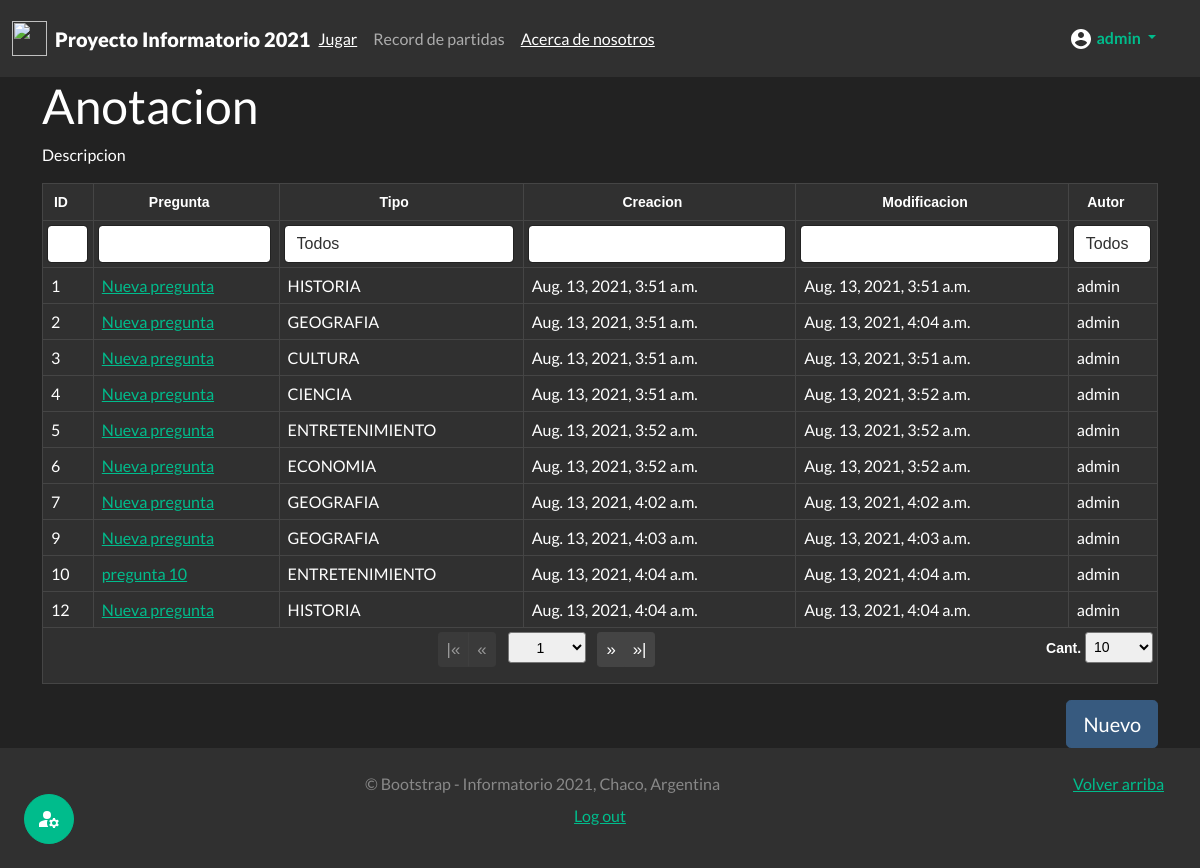
The page /useradmin/prg (signed in) on the database its author committed.
### juego_chaco/models.py (models this page shows)
class Pregunta(models.Model):
    autor = models.ForeignKey(User, on_delete=models.CASCADE) #modificar mas adelante
    pregunta = models.CharField(max_length=500)
    clasificacion = models.CharField(max_length=30,choices=Clasificacion.choices,default=Clasificacion.GEOGRAFIA,)
    fecha_creacion = models.DateTimeField(auto_now_add=True, editable=False)
    fecha_modificacion = models.DateTimeField(auto_now=True)
    def __str__(self):
        return self.pregunta

### authusuario/views.py (the view)
# urls.py: path('useradmin/<str:id>',views.mi_useradmin,name="mi_useradmin"),
@login_required(login_url="login")
@permission_required('authusuario.es_usuario_admin',raise_exception=True)
def mi_useradmin(request,id):
    sw={"prg":admin_cuestionarios,"usr":admin_usuarios,"act":admin_actividades}
    func= sw.get(id,"ERROR")
    if func != "ERROR":
        return func(request)
    raise Http404

### juego_chaco/views.py (called while the page is built)
def admin_cuestionarios(request):
    lista_preguntas=Pregunta.objects.all()
    context={"cuestionario":lista_preguntas}
    return render(request,'admin/admin_cuestionarios.html',context)

### templates/admin/admin_cuestionarios.html (shortened to what this page needs)
{% extends 'base.html' %}
{% load static %}
{% block load_scr %}
<link href={% static 'css/theme.bootstrap_4.css' %} rel="stylesheet">
<link href={% static 'css/jquery.tablesorter.pager.css' %} rel="stylesheet">
{% endblock  %}
{% block content %}
<div class="container">
  <h1>Anotacion</h2>
  <p>Descripcion</p>
  <table class="table table-dark table-bordered table-hover table-responsive">
    <thead class="thead-dark text-center">
      <tr>
        <th>ID</th>
        <th>Pregunta</th>
        <th class="filter-select filter-exact" data-placeholder="Todos">Tipo</th>
        <th>Creacion</th>
        <th>Modificacion</th>
        <th class="filter-select filter-exact" data-placeholder="Todos">Autor</th>
    </thead>
    <tfoot class="text-center">
      <tr>
        <th colspan="7" class="ts-pager">
          <div class="form-inline">
            <div class="btn-group btn-group-sm mx-1" role="group">
              <button type="button" class="btn btn-secondary first" title="first">|&laquo;</button>
              <button type="button" class="btn btn-secondary prev" title="previous">&laquo;</button>
            </div>
            <select class="form-control-sm custom-select px-4 mx-1 pagenum" title="N° de página"></select>
            <div class="btn-group btn-group-sm mx-1" role="group">
              <button type="button" class="btn btn-secondary next" title="next">&raquo;</button>
              <button type="button" class="btn btn-secondary last" title="last">&raquo;|</button>
            </div>
            <p class="float-end">
              <a>Cant.</a>
              <select class="form-control-sm custom-select px-1 pagesize" title="Seleccione el tamaño de página">
                <option selected="selected" value="10">10</option>
            </p>
          </div>
        </th>
      </tr>
    </tfoot>
    <tbody>
      {% for pregunta in cuestionario %}
        <tr>
        <td>{{pregunta.pk}}</td>
        <td><a href= {% url 'editar' 'ver' pregunta.pk %}>{{pregunta}}</a></td>
        <td>{{pregunta.clasificacion}}</td>
        <td>{{pregunta.fecha_creacion}}</td>
        <td>{{pregunta.fecha_modificacion}}</td>
        <td>{{pregunta.autor}}</td>
        </tr>
      {% endfor %}
    </tbody>
  </table>
  <div class="text-right" style="margin-top: auto;">
    <a href={% url 'editar' 'new' %} class="btn btn-lg btn-primary">Nuevo</a>
  </div>
</div>
{% endblock  %}

### templates/partials/_header.html (shortened to what this page needs)
{% load static %}
<header class="sticky-top">
  <nav class="navbar navbar-expand-md navbar-dark bg-dark">
    <div class="container-fluid">
      <a href={% url 'home'%} class="navbar-brand d-flex align-items-center" style="margin-right: 0px">
        <img class="me-2" src={% static 'img/w_logo.png' %} alt="" width="35" height="35">
        <div class="navbar-collapse collapse">
          <strong><b>Proyecto Informatorio 2021</b></strong>
        </div>
      </a>
      <div class="navbar-collapse collapse" id="navbarHeader">
        <ul class="navbar-nav me-auto mb-2 mb-md-0">
          <li class="nav-link"><a href={% url 'nuevo-juego' %} class="text-white">Jugar</a></li>
          <li class="nav-link"><a href='#' class="text-white"></a>Record de partidas</li>
          <li class="nav-link"><a href={% url 'nosotros' %} class="text-white">Acerca de nosotros</a></li>
        </ul>
      </div>
      {% if user.is_authenticated %}
      <li class="nav-link dropdown p-0">
        <a href="#" class="nav-link dropdown-toggle active" id="navbarDropdownUserInfo" role="button" data-bs-toggle="dropdown" aria-expanded="false">
          <b>{{user.username}}</b>
        </a>
      </li>
      {% else %}
      <li class="nav-link p-0"><a href={% url 'login'%} class="text-white small">Iniciar sesion</a><a> / </a><a href={% url 'register'%} class="btn btn-success btn-sm"><b>Registrarse</b></a></li>
      {% endif %}
    </div>
  </nav>
</header>

### Proyecto_InfoCh2021/static/css/main.css (style rules this page uses)
.text-right { text-align:right!important }

### Proyecto_InfoCh2021/static/css/sidebars.css (style rules this page uses)
.dropdown-toggle { outline: 0; }

### templates/admin/admin_cuestionarios.html (style rules this page uses)
.tablesorter-pager .btn-group-sm .btn { font-size: 1.2em; }

### rows shown on the page
Pregunta: pk "1", pregunta "Nueva pregunta", clasificacion "HISTORIA", fecha_creacion "Aug. 13, 2021, 3:51 a.m.", fecha_modificacion "Aug. 13, 2021, 3:51 a.m.", autor "admin"
Pregunta: pk "2", pregunta "Nueva pregunta", clasificacion "GEOGRAFIA", fecha_creacion "Aug. 13, 2021, 3:51 a.m.", fecha_modificacion "Aug. 13, 2021, 4:04 a.m.", autor "admin"
Pregunta: pk "3", pregunta "Nueva pregunta", clasificacion "CULTURA", fecha_creacion "Aug. 13, 2021, 3:51 a.m.", fecha_modificacion "Aug. 13, 2021, 3:51 a.m.", autor "admin"
Pregunta: pk "4", pregunta "Nueva pregunta", clasificacion "CIENCIA", fecha_creacion "Aug. 13, 2021, 3:51 a.m.", fecha_modificacion "Aug. 13, 2021, 3:52 a.m.", autor "admin"
Pregunta: pk "5", pregunta "Nueva pregunta", clasificacion "ENTRETENIMIENTO", fecha_creacion "Aug. 13, 2021, 3:52 a.m.", fecha_modificacion "Aug. 13, 2021, 3:52 a.m.", autor "admin"
Pregunta: pk "6", pregunta "Nueva pregunta", clasificacion "ECONOMIA", fecha_creacion "Aug. 13, 2021, 3:52 a.m.", fecha_modificacion "Aug. 13, 2021, 3:52 a.m.", autor "admin"
Pregunta: pk "7", pregunta "Nueva pregunta", clasificacion "GEOGRAFIA", fecha_creacion "Aug. 13, 2021, 4:02 a.m.", fecha_modificacion "Aug. 13, 2021, 4:02 a.m.", autor "admin"
Pregunta: pk "9", pregunta "Nueva pregunta", clasificacion "GEOGRAFIA", fecha_creacion "Aug. 13, 2021, 4:03 a.m.", fecha_modificacion "Aug. 13, 2021, 4:03 a.m.", autor "admin"
Pregunta: pk "10", pregunta "pregunta 10", clasificacion "ENTRETENIMIENTO", fecha_creacion "Aug. 13, 2021, 4:04 a.m.", fecha_modificacion "Aug. 13, 2021, 4:04 a.m.", autor "admin"
Pregunta: pk "12", pregunta "Nueva pregunta", clasificacion "HISTORIA", fecha_creacion "Aug. 13, 2021, 4:04 a.m.", fecha_modificacion "Aug. 13, 2021, 4:04 a.m.", autor "admin"

### other values the page prints
{{ user.username }} "admin"
